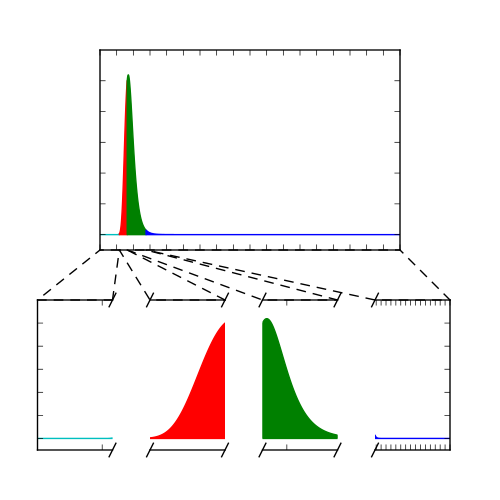

Python code for this plot:
#!/usr/bin/env python
from __future__ import division
"""
Create a figure that depicts the subdivision technique for the radial integral.
"""
__author__ = "Leo Singer <leo.singer@ligo.org>"

from matplotlib import pyplot as plt
from mpl_toolkits.axes_grid1.inset_locator import BboxConnectorPatch
from matplotlib.transforms import Bbox, TransformedBbox, blended_transform_factory
from matplotlib import ticker
import numpy as np
import sys

# Input parameters
rmin = 0
rmax = 18
A = -0.5 * 3 * 49
B = 3 * 30
eta = 0.01
m = 2

# Breakpoints
middle_breakpoint = -2*A/B
lower_breakpoint = 1/(1/middle_breakpoint + np.sqrt(np.log(eta) / A))
upper_breakpoint = 1/(1/middle_breakpoint - np.sqrt(np.log(eta) / A))
breakpoints = filter(lambda r: rmin <= r <= rmax,
    [rmin, lower_breakpoint, middle_breakpoint, upper_breakpoint, rmax])

colors = 'crgb'
fig = plt.figure(figsize=(5, 5))
ax0 = plt.axes([0.2, 0.5, 0.6, 0.4])

for break1, break2, color in zip(breakpoints[:-1], breakpoints[1:], colors):
    r = np.linspace(break1, break2, 100)
    integrand = np.exp(A*r**-2 + B*r**-1 - A*middle_breakpoint**-2 - B*middle_breakpoint**-1) * (r/middle_breakpoint)**2 
    plt.fill_between(r, np.zeros_like(r), integrand, color=color)
plt.xlim(rmin, rmax)
ax0.xaxis.set_major_locator(ticker.MultipleLocator(1))
trans0 = blended_transform_factory(ax0.transData, ax0.transAxes)
plt.setp(ax0.get_xticklabels(), visible=False)
plt.setp(ax0.get_yticklabels(), visible=False)
ax = None
nsubplots = len(zip(breakpoints[:-1], breakpoints[1:]))



for i, (break1, break2) in enumerate(zip(breakpoints[:-1], breakpoints[1:])):
    ax = plt.axes([0.1 + 0.8 / nsubplots * i - 0.025 * (nsubplots - i - 3), 0.1, 0.8 / nsubplots - 0.05, 0.3], sharey=ax0)

    d = .045 # how big to make the diagonal lines in axes coordinates
    # arguments to pass plot, just so we don't keep repeating them
    kwargs = dict(transform=ax.transAxes, color='k', clip_on=False)

    if i > 0:
        ax.spines['left'].set_visible(False)
        ax.tick_params(left=False)
        ax.plot((-d,d),(-d,+d), **kwargs) # top-right diagonal
        ax.plot((-d,d),(1-d,1+d), **kwargs) # bottom-right diagonal
    if i < nsubplots - 1:
        ax.spines['right'].set_visible(False)
        ax.tick_params(right=False)
        ax.plot((1-d,1+d),(-d,+d), **kwargs) # top-left diagonal
        ax.plot((1-d,1+d),(1-d,1+d), **kwargs) # bottom-left diagonal
    fig.subplots_adjust(wspace=0.15)
    bbox0 = Bbox.from_extents(break1, 0, break2, 1)
    mybbox0 = TransformedBbox(bbox0, trans0)
    fig.artists.append(BboxConnectorPatch(ax.bbox, mybbox0, 1, 4, 2, 3, facecolor='none', linestyle='dashed'))
    if i > 0:
        plt.setp(ax.get_yticklabels(), visible=False)
    r = np.linspace(break1, break2, 100)
    integrand = np.exp(A*r**-2 + B*r**-1 - A*middle_breakpoint**-2 - B*middle_breakpoint**-1) * (r/middle_breakpoint)**2
    plt.fill_between(r, np.zeros_like(r), integrand, color=colors[i])
    plt.xlim(break1, break2)
    plt.setp(ax.get_xticklabels(), visible=False)
    plt.setp(ax.get_yticklabels(), visible=False)
    ax.xaxis.set_major_locator(ticker.MultipleLocator(1))
plt.ylim(-.1, 1.2)


if len(sys.argv) > 1:
    plt.savefig(sys.argv[1])
else:
    plt.show()
